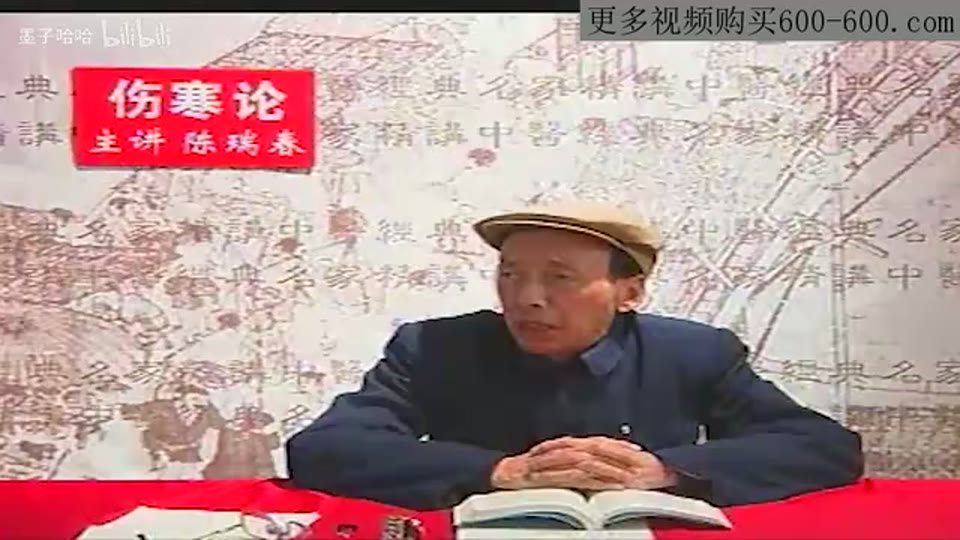
#> input picture standards/materials/chenruchun-lectures/sources/frame-0m90s.jpg, 960 x 540 px
$ python -i shanghan_quannao.py   (imports and definitions only)
#> lines starting #> are read from the running program, lines starting #| are printed output that depends on the picture
#!/usr/bin/env python
# -*- coding: utf-8 -*-
"""《伤寒论》原文全脑记忆（B站 BV13shNz8ECv）→ 音频 / 语音识别 / 画面切片

子命令:
  manifest                重建分 P 清单（含标题条号）
  fetch  [lo] [hi]        取音频（DASH 最优音轨 → 16k 单声道 WAV，时长校核）
  asr    [lo] [hi]        WAV → faster-whisper 转写（asr/pNN.json）
  frames [lo] [hi]        取低码率视频 → 每 5s 抽帧 → frames/pNN/fNNNN.jpg
  pick   [lo] [hi]        从帧中挑「画面内容最丰富」的若干张 → assets/palace/pNN-k.jpg

网络全部带重试；单页失败不中断整批（记 errors 后继续）。
"""
import json
import os
import re
import subprocess
import sys
import time
import urllib.error
import urllib.request
import wave

ROOT = os.path.dirname(os.path.dirname(os.path.dirname(os.path.abspath(__file__))))
MAT = os.path.join(ROOT, "standards", "materials", "shanghan-quannao")
SRC = os.path.join(MAT, "sources")
ASRD = os.path.join(MAT, "asr")
FRD = os.path.join(MAT, "frames")
AST = os.path.join(ROOT, "assets", "shanghan-palace")
TMP = os.path.join(os.environ.get("LOCALAPPDATA", "."), "Temp", "sqn")
FFDIR = os.path.join(os.environ.get("LOCALAPPDATA", ""), "ffmpeg", "ffmpeg-9.0.2-essentials_build", "bin")
FF = os.path.join(FFDIR, "ffmpeg.exe")
FP = os.path.join(FFDIR, "ffprobe.exe")
MODEL = os.path.join(os.environ.get("LOCALAPPDATA", ""), "Temp", "models", "faster-whisper-turbo")
UA = ("Mozilla/5.0 (Windows NT 10.0; Win64; x64) AppleWebKit/537.36 "
      "(KHTML, like Gecko) Chrome/120.0 Safari/537.36")
BV = "BV13shNz8ECv"
FRAME_EVERY = 5  # 秒

PROMPT = (
    "《伤寒论》原文背诵。太阳病、阳明病、少阳病、太阴病、少阴病、厥阴病、辨太阳病脉证并治、"
    "麻黄汤、桂枝汤、葛根汤、小柴胡汤、大承气汤、小承气汤、调胃承气汤、白虎汤、白虎加人参汤、"
    "五苓散、理中丸、四逆汤、通脉四逆汤、真武汤、附子汤、乌梅丸、黄连阿胶汤、栀子豉汤、"
    "半夏泻心汤、大陷胸汤、桃核承气汤、桂枝加附子汤、苓桂术甘汤、吴茱萸汤、麻黄细辛附子汤、"
    "脉浮、头项强痛、恶寒、汗出、恶风、脉浮紧、无汗而喘、胃家实、口苦咽干目眩、"
    "腹满而吐、脉微细但欲寐、消渴气上撞心、记忆宫殿、记忆桩、照相记忆、成像记忆、"
    "任脉、督脉、十二正经、经络穴位。"
)


# [12 lines left out: function get_bytes, not called in this run]


def get_json(url, **kw):
    return json.loads(get_bytes(url, **kw).decode("utf-8", "replace"))


# [121 lines left out: functions manifest, playurl, probe, download, fetch_audio, transcribe and 1 more, not called in this run]


def score_img(path):
    """图文区分：文字页面 = 高边缘密度 + 低色彩 → 分数低；插图 = 色彩丰富。"""
    from PIL import Image, ImageStat
    import numpy as np
    im = Image.open(path).convert("RGB")
#> im is the input picture: PIL image 960x540 RGB; mean R, G, B 181.3, 147.7, 147.5
    a = np.asarray(im).astype(np.float32)
    sat = np.asarray(im.convert("HSV")).astype(np.float32)[:, :, 1].mean() / 255.0
#> sat = 0.219
    g = np.asarray(im.convert("L")).astype(np.float32)
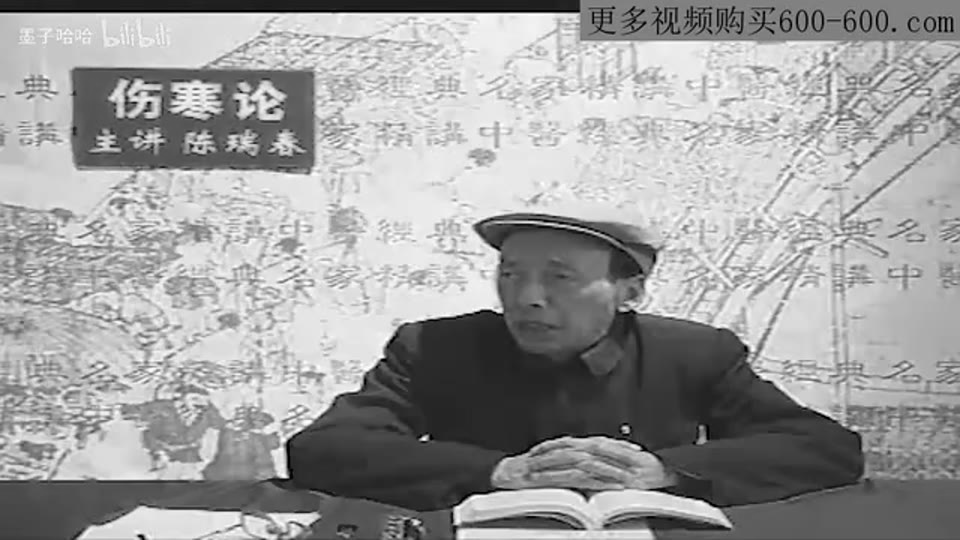
#> g: shape (540, 960) float32; min 0, max 255, mean 157.7
    edge = float(np.abs(np.diff(g, axis=0)).mean() + np.abs(np.diff(g, axis=1)).mean()) / 255.0
#> edge = 0.0485
    color = float(np.abs(a[:, :, 0] - a[:, :, 1]).mean() + np.abs(a[:, :, 1] - a[:, :, 2]).mean()) / 255.0
#> color = 0.176
    mean = ImageStat.Stat(im).mean
#> mean = [181.3, 147.7, 147.5]
    dark = 1.0 - (sum(mean) / 3 / 255.0)
#> dark = 0.377
    return round(sat * 2 + color * 2 + dark - edge * 1.2, 4)


# [24 lines left out: function pick, not called in this run]


def pages(man, lo, hi):
    return [e for e in man["episodes"] if lo <= e["no"] <= hi]


# [35 lines left out: function main, not called in this run]


# [2 lines not run here, left out]

>>> result = score_img('../../standards/materials/chenruchun-lectures/sources/frame-0m90s.jpg')
#> result = 1.11

$ run again, on standards/materials/chenruchun-lectures/sources/grids/grid01.jpg
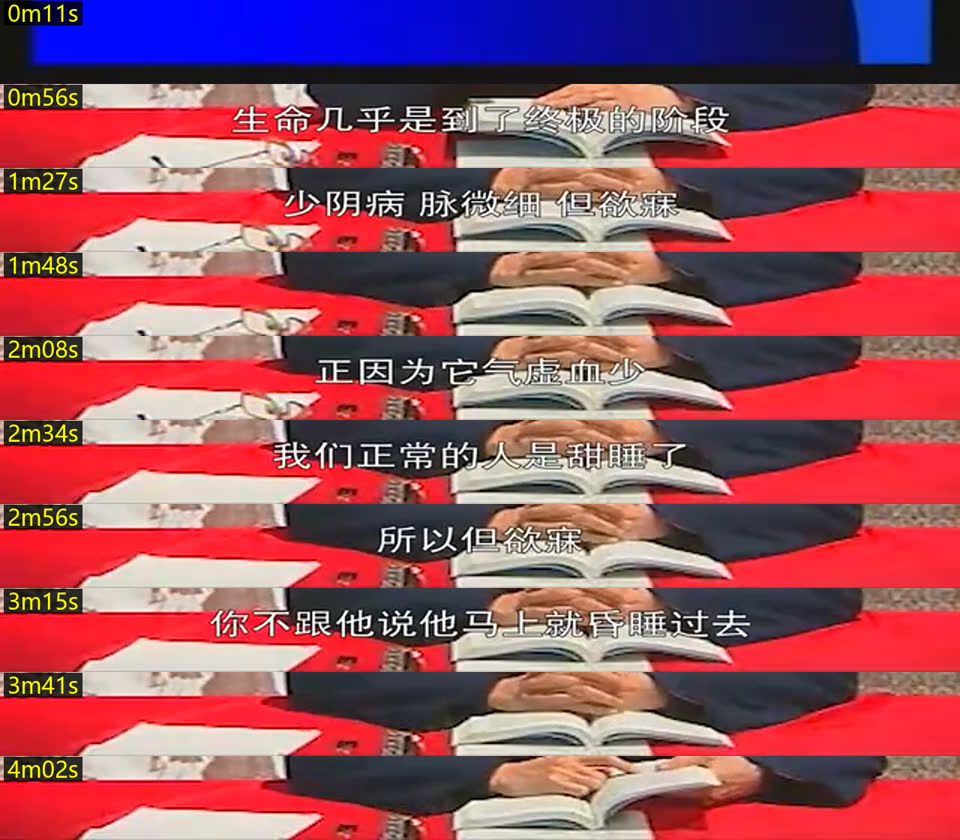
#> input picture standards/materials/chenruchun-lectures/sources/grids/grid01.jpg, 960 x 840 px
#> in score_img, im is the input picture: PIL image 960x840 RGB; mean R, G, B 156.5, 84.5, 96.1
#> sat = 0.482
#> in score_img, `g = np.asarray(im.convert("L")).astype(np.float32)`:
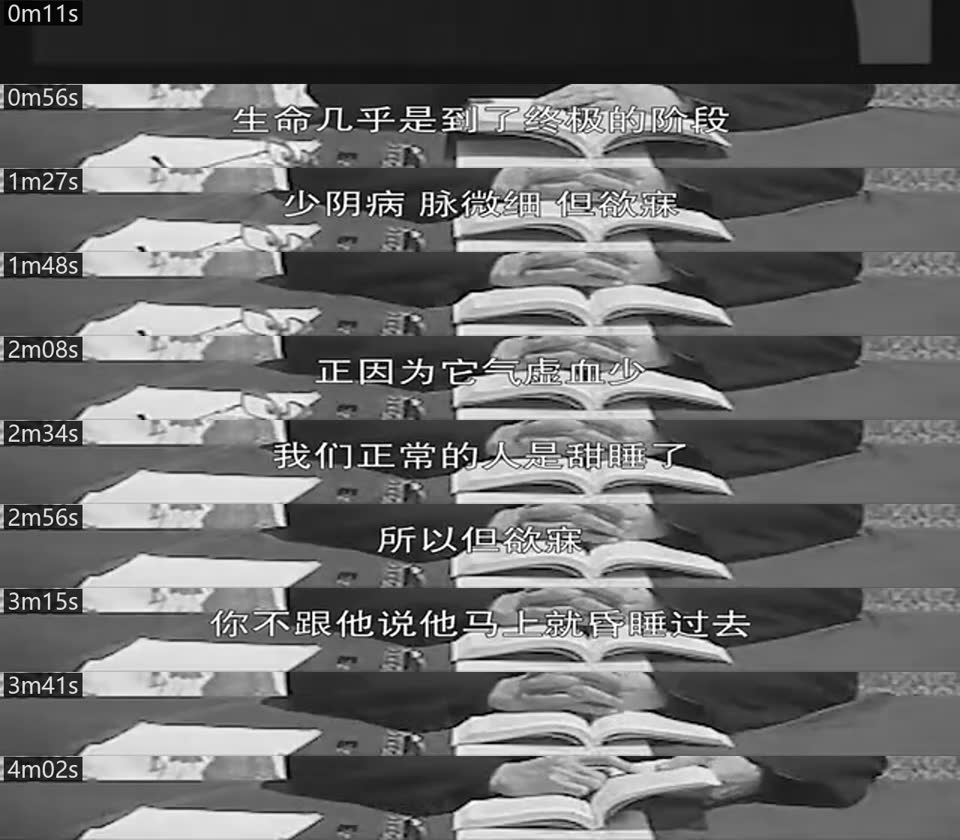
#> g: shape (840, 960) float32; min 0, max 255, mean 107.3
#> edge = 0.0553
#> color = 0.388
#> mean = [156.5, 84.46, 96.07]
#> dark = 0.559
#> result = 2.23

$ run again, on standards/materials/chenruchun-lectures/sources/grids/lec-01.jpg
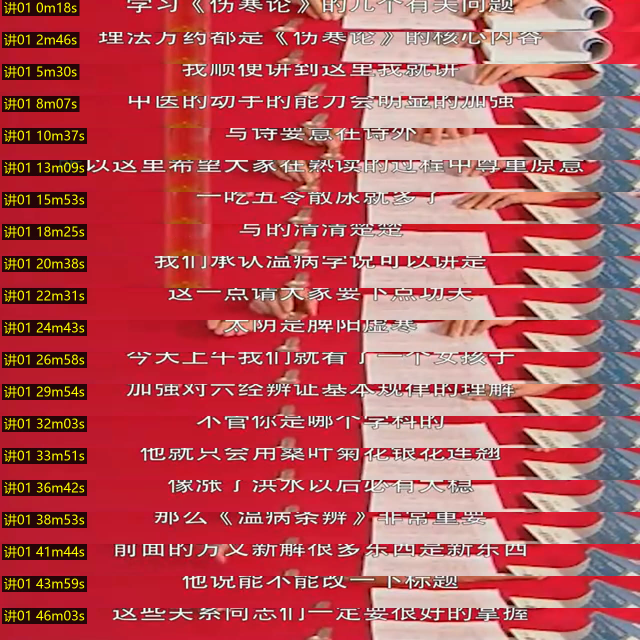
#> input picture standards/materials/chenruchun-lectures/sources/grids/lec-01.jpg, 1280 x 1280 px (shown at 1/2 size)
#> in score_img, im is the input picture: PIL image 1280x1280 RGB; mean R, G, B 181.9, 83.9, 87.7
#> sat = 0.598
#> in score_img, `g = np.asarray(im.convert("L")).astype(np.float32)`:
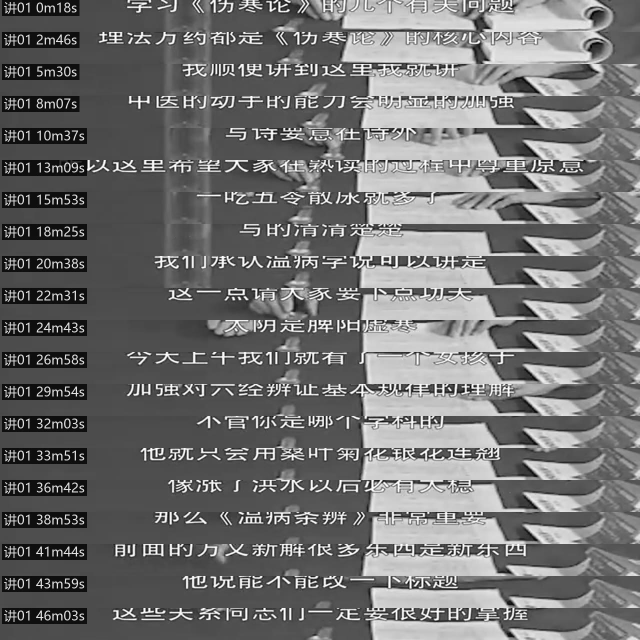
#> g: shape (1280, 1280) float32 (shown at 1/2 size); min 0, max 255, mean 113.7
#> edge = 0.0608
#> color = 0.452
#> mean = [181.9, 83.95, 87.72]
#> dark = 0.538
#> result = 2.56
